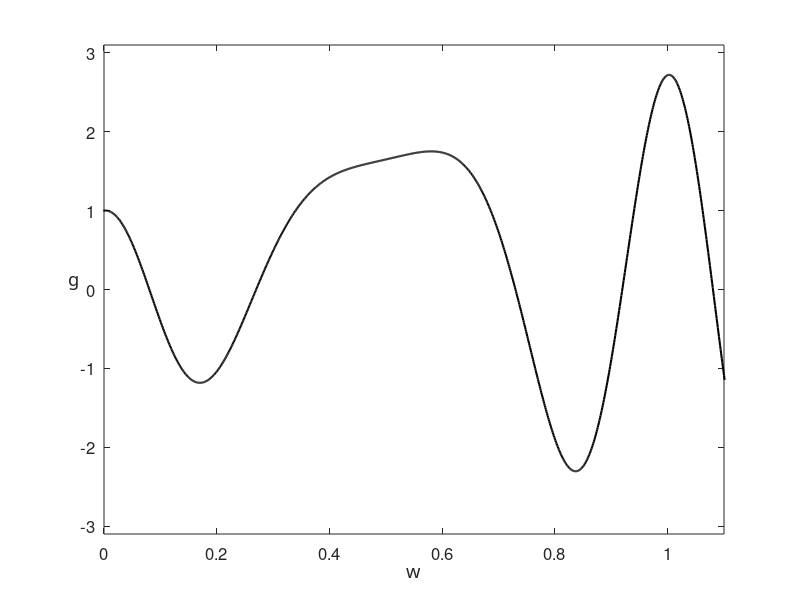

This figure's MATLAB source: (Note: this script raises an error after producing the figure.)
function nonconvex_newt_surrogate()
% nonconvex_newt_surrogate is a toy wrapper to illustrate the path
% taken by Hessian descent (or Newton's method).  The steps are evaluated 
% at the objective, and then plotted.  For the first 5 iterations the
% quadratic surrogate used to transition from point to point is also plotted.
% The plotted points on the objective turn from green to red as the 
% algorithm converges (or reaches a maximum iteration count, preset to 50).
%
% The (non convex) function here is
%
% f(x) = exp(x)*cos(2pi*sin(pi*x))
%
% This file pairs with chapter 2 of the textbook "Machine Learning Refined" published by Cambridge University Press


%%% create function, choose initial point, to perform hessian descent on %%%
range = 1.1;    % symmetric range over which to plot the function
[a,b] = make_fun(range);
x0 = choose_starter(a,b,range);
disp(['You picked starting point x0 = ',num2str(x0)])

%%% perform hessian descent %%%
[x,in,out] = hessian_descent(x0);

%%% plot function with hessian descent objective evaluations %%%
plot_it_all(in,out,range)

% performs hessian descent
function [x,in,out] = hessian_descent(x)

    % initializations
    grad_stop = 10^-3;
    max_its = 50;
    iter = 1;
    in = [x];    
    out = [obj(x)];
    grad_eval = 1;
  
    % main loop
    while abs(grad_eval) > grad_stop && iter <= max_its
        % take gradient step
        grad_eval = grad(x);
        hess_eval = hess(x);
        if abs(hess_eval) < 10^-6
            hess_eval = sign(hess_eval)*10^-5;
        end
        x = x - grad_eval/hess_eval;
        
        % update containers
        in = [in x];
        out = [out obj(x)];
        
        % update stopers
        iter = iter + 1;
    end  
end

% evaluate the objective
function z = obj(y)
    z = exp(y)*cos(2*pi*sin(pi*y));
end 

% evaluate the gradient
function z = grad(y)
    z = exp(y)*cos(2*pi*sin(pi*y)) - 2*pi^2*exp(y)*sin(2*pi*sin(pi*y))*cos(pi*y);
end 

% evaluate the hessian
function z = hess(y)
    z = exp(y)*(2*(pi^3)*sin(pi*y)*sin(2*pi*sin(pi*y)) - (4*pi^4)*(cos(pi*y)^2)*cos(2*pi*sin(pi*y)) + cos(2*pi*sin(pi*y)) - (4*pi^2)*sin(2*pi*sin(pi*y))*cos(pi*y));
end 
       
% evaluate surrogate
function z = surrogate(y,x)
    z = obj(y) + grad(y)*(x - y) + 1/2*hess(y)*(x - y).^2;
end

% plot evaluation of descent steps 
function plot_steps(in,out)
    
    % colors for points
    s = (1/length(out):1/length(out):1)';
    colorspec = [s.^(1),flipud(s), zeros(length(out),1)];
    
    % plot initial point
    hold on
    plot(in(1),out(1),'o','Color',colorspec(1,:),'MarkerFaceColor',colorspec(1,:),'MarkerSize',6)
    u = text(in(1),out(1),num2str(0),'VerticalAlignment','bottom','HorizontalAlignment','right','FontSize',15);
    pause(1)

    % plot first surrogate
    s_range = 0.3;
    s = in(2) - s_range:0.001:in(2) + s_range;
    t = surrogate(in(1),s);
    h = plot(s,t,'--','Color','m');
    
    for i = 1:length(out) - 1
            if i < 5
                pause(1)
                
                % plot point 
                hold on
                plot(in(i+1),out(i+1),'o','Color',colorspec(i,:),'MarkerFaceColor',colorspec(i,:),'MarkerSize',7)
               
                % plot iter number
                hold on
                delete(u)
                u = text(in(i+1),out(i+1),num2str(i),'VerticalAlignment','bottom','HorizontalAlignment','right','FontSize',15);
                
                % plot surrogate
                if i < length(out) - 2
                    pause(0.5)
                    delete(h)
                    s_range = 0.3;
                    s = in(i+2) - s_range:0.01:in(i+2) + s_range;
                    t = surrogate(in(i+1),s);
                    hold on
                    pause(0.5)
                    h = plot(s,t,'-.','Color','m');
                end
                
            end
        if i == 5
            delete(h);
        end
        if i > 5 && i < 15 % just plot point so things don't get too cluttered
            pause(0.3)
            
            % show connector on obj function
            hold on
            plot([in(i),in(i + 1)],[out(i),out(i + 1)],'--','Color','b')

            % plot point
            hold on
            plot(in(i+1),out(i+1),'o','Color',colorspec(i,:),'MarkerFaceColor',colorspec(i,:),'MarkerSize',7)
        end
        if i >= 15 % just plot point so things don't get too cluttered
            pause(0.1)
            
            % show connector on obj function
            hold on
            plot([in(i),in(i + 1)],[out(i),out(i + 1)],'--','Color','b')
            
            % plot point
            plot(in(i+1),out(i+1),'o','Color',colorspec(i,:),'MarkerFaceColor',colorspec(i,:),'MarkerSize',7)
        end 
        if i == length(out) - 1
            hold on
            delete(u)
            u = text(in(i+1),out(i+1),num2str(i),'VerticalAlignment','bottom','HorizontalAlignment','right','FontSize',15);
        end
    end
end

% makes desired function over -range*10 to range*10
function [a,b] = make_fun(range)
    a = [-range*10:0.001:range*10];
    b = exp(a).*cos(2*pi*sin(pi*a));
end

% plots everything
function plot_it_all(in,out,range)
    % plot function first
    plot(a,b,'k','LineWidth',1.5)

    % adjust window for best visualization,remove possible infinity values
    % obtained from too big of learning rate grad descent steps
    ind = isnan(in);
    in(ind) = [];
    out(ind) = [];
    ind = isinf(out);
    in(ind) = [];
    out(ind) = [];
    axis([min([0,in]) max([range,in]) (min([out,-3]) - 0.1) (max([out,3]) + 0.1)])
    box on
    xlabel('w','Fontsize',18,'FontName','cmmi9')
    ylabel('g','Fontsize',18,'FontName','cmmi9')
    set(get(gca,'YLabel'),'Rotation',0)
    set(gcf,'color','w');
    set(gca,'FontSize',12);

    % plot grad descent steps evaluated at the objective
    plot_steps(in,out)
end

% allows selection of initial point
function z = choose_starter(a,b,r)
    % make window for point picking
    plot(a,b,'k','LineWidth',1.5)
    axis([0 r -3.1 3.1])
    title('Pick starting point!')
    box on
    xlabel('x','Fontsize',18,'FontName','cmmi9')
    ylabel('f','Fontsize',18,'FontName','cmmi9')
    set(get(gca,'YLabel'),'Rotation',0)
    set(gcf,'color','w');
    set(gca,'FontSize',12);

    % pick a point
    [z,w]=ginput(1);
    close gcf
end

end
